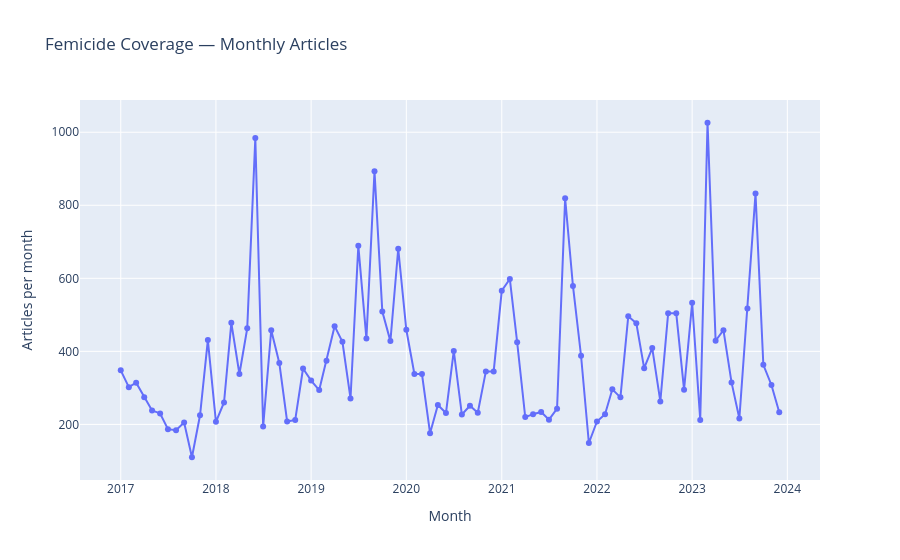

The cell this chart's notebook holds for it:
### Code cell
import pandas as pd
import plotly.express as px

# load final dataset
df = pd.read_csv("/Users/zoekirsman/Desktop/final_dataset_t225.csv")

# parse date 
df["date"] = pd.to_datetime(df["date"])

# extract year-month
df["month"] = df["date"].dt.to_period("M").dt.to_timestamp()

# monthly counts
monthly_counts = (
    df.groupby("month")["id"]
      .count()
      .sort_index()
)

# build plotting DataFrame
plotdf = monthly_counts.reset_index()
plotdf.columns = ["month", "articles"]

# interactive line plot (NO threshold / legend)
fig = px.line(
    plotdf,
    x="month",
    y="articles",
    markers=True,
    title="Femicide Coverage — Monthly Articles",
    labels={
        "month": "Month",
        "articles": "Articles per month",
    }
)

fig.update_traces(
    hovertemplate="Month: %{x|%Y-%m}<br>Articles: %{y}"
)

fig.show()
